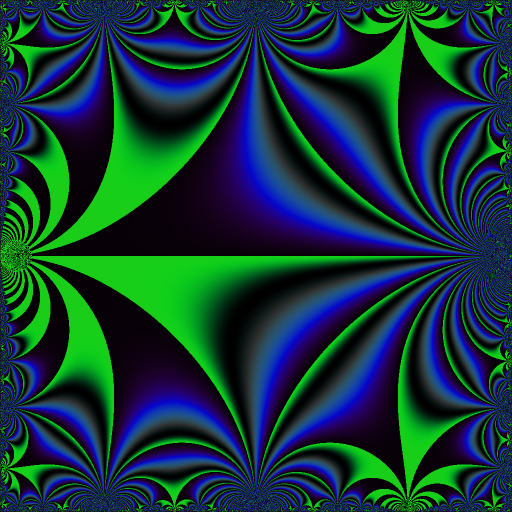

R code for this plot:
library(jacobi)
library(RcppColors)

# the conformal map
Phi <- function(z) {
  -jtheta2(z, 2i) / jtheta3(z, 2i)
}

# background color
bkgcol <- "#ffffff"

# make the color mapping
f <- function(x, y) {
  z <- complex(real = x, imaginary = y)
  ifelse(
    x %in% c(0, 1) || y %in% c(0,1), 
    NA_complex_,
    lambda(Phi(z*pi))
  )
}
x <- y <- seq(0, 1, length.out = 2048L)
L <- outer(x, y, Vectorize(f))

img <- colorMap5(L)
img <- permuteRGB(img, "brg")

opar <- par(mar = c(0, 0, 0, 0))
plot(NULL, xlim = c(0, 1), ylim = c(0, 1), asp = 1, 
     axes = FALSE, xaxs = "i", yaxs = "i", xlab = NA, ylab = NA)
rasterImage(img, 0, 0, 1, 1)
par(opar)


# animation ####
# Möbius transformation of order 3
Mob <- function(z, t) {
  a <- pi*t/3
  ((sqrt(3)*cos(a) - sin(a)) * z - 2*sin(a))/
    (2*sin(a) * z + sqrt(3)*cos(a) + sin(a))
}

# smooth stair function
xmsinx <- function(x) x - sin(x)
s <- function(x) {
  (xmsinx(xmsinx(3*x)) + 6*pi) / (4*pi)  
}

# frames
t_ <- seq(-2*pi, 2*pi, length.out = 161)[-1L]
#t_ <- seq(0, 3, length.out = 61L)[-1L]
for(i in seq_along(t_)) {
  print(i)
  img <- colorMap5(Mob(L, s(t_[i])))#, bkgcolor = bkgcol)
  img <- permuteRGB(img, "brg")
  svg("x.svg", width = 16, height = 16)
  opar <- par(mar = c(0, 0, 0, 0))
  plot(NULL, xlim = c(0, 1), ylim = c(0, 1), asp = 1, 
       axes = FALSE, xaxs = "i", yaxs = "i", xlab = NA, ylab = NA)
  rasterImage(img, 0, 0, 1, 1)
  par(opar)
  dev.off()
  rsvg::rsvg_png(
    "x.svg", file = sprintf("zzpic%03d.png", i), 
    width = 512, height = 512
  )
}

# mount animation
library(gifski)
pngs <- Sys.glob("zzpic*.png")
gifski(
  pngs,
  "lambdaOnSquare.gif",
  width = 512, height = 512,
  delay = 1/11
)

file.remove(pngs)
